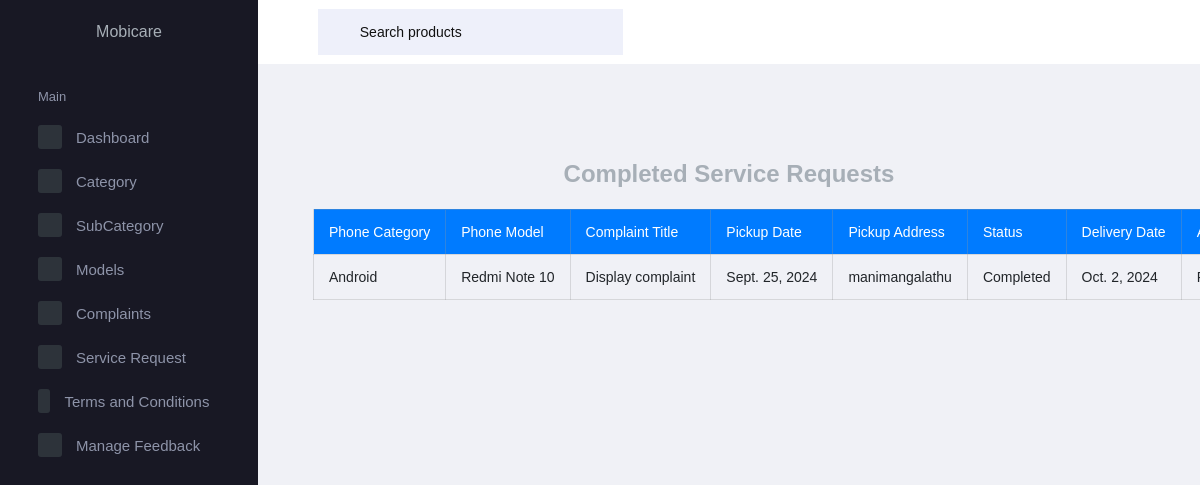
The page /completed_requests/ on the database its author committed.
### myapp/models.py (models this page shows, shortened)
class ServiceRequest(models.Model):
    STATUS_CHOICES = (
        ('pending', 'Pending'),
        ('approved', 'Approved'),
        ('on_working', 'On Working'),
        ('completed', 'Completed'),
    )
    phone_category = models.ForeignKey(PhoneCategory, on_delete=models.CASCADE)
    phone_subcategory = models.ForeignKey(PhoneSubCategory, on_delete=models.CASCADE)
    phone_model = models.ForeignKey(PhoneModel, on_delete=models.CASCADE)
    phone_complaint = models.ForeignKey(Complaint, on_delete=models.CASCADE)
    expected_rate = models.DecimalField(max_digits=10, decimal_places=2, null=True, blank=True)
    pickup_date = models.DateField()
    phone_number = models.CharField(max_length=15)
    issue_description = models.TextField()
    pickup_address = models.TextField()
    terms_accepted = models.BooleanField(default=False)
    status = models.CharField(max_length=50, choices=STATUS_CHOICES, default='pending')
    amount = models.DecimalField(max_digits=10, decimal_places=2, default=0.00)
    delivery_date = models.DateField(null=True, blank=True)

class PhoneCategory(models.Model):
    name = models.CharField(max_length=100)
    image = models.ImageField(upload_to='phone_categories/')
    status = models.CharField(max_length=10, choices=STATUS_CHOICES, default='active')

class PhoneModel(models.Model):
    subcategory = models.ForeignKey(PhoneSubCategory, on_delete=models.CASCADE)
    model_name = models.CharField(max_length=100)
    status = models.CharField(max_length=10, choices=STATUS_CHOICES, default='active')

class Complaint(models.Model):
    phone_model = models.ForeignKey(PhoneModel, on_delete=models.CASCADE)
    complaint_title = models.CharField(max_length=100)
    description = models.TextField()
    status = models.CharField(max_length=10, choices=STATUS_CHOICES, default='active')
    expected_rate = models.DecimalField(max_digits=10, decimal_places=2, default=0.00)

### myapp/views.py (the view)
# urls.py: path('completed_requests/', completed_service_requests, name='completed_requests'),
def completed_service_requests(request):
    completed_requests = ServiceRequest.objects.filter(status='completed')
    context = {
        'completed_requests': completed_requests
    }
    return render(request, 'completed_service.html', context)

### myapp/templates/completed_service.html (shortened to what this page needs)
    {% load static %}
    <!DOCTYPE html>
    <html lang="en">
    <head>
        <link rel="stylesheet" href="https://maxcdn.bootstrapcdn.com/bootstrap/4.5.2/css/bootstrap.min.css">
        <link rel="stylesheet" href="{% static 'asset/vendors/mdi/css/materialdesignicons.min.css' %}">
        <link rel="stylesheet" href="{% static 'asset/vendors/flag-icon-css/css/flag-icon.min.cssasset/css/style.css' %}">
        <link rel="stylesheet" href="{% static 'asset/vendors/css/vendor.bundle.base.css' %}">
        <link rel="stylesheet" href="{% static 'asset/vendors/font-awesome/css/font-awesome.min.css' %}" />
        <link rel="stylesheet" href="{% static 'asset/vendors/bootstrap-datepicker/bootstrap-datepicker.min.css' %}">
        <link rel="stylesheet" href="https://cdnjs.cloudflare.com/ajax/libs/font-awesome/5.15.4/css/all.min.css">
        <link rel="stylesheet" href="https://cdnjs.cloudflare.com/ajax/libs/font-awesome/5.15.4/css/all.min.css">
        <link rel="stylesheet" href="{% static 'asset/css/style.css' %}">
    </head>
    <body>
        <div class="container-scroller">
            <nav class="navbar default-layout-navbar col-lg-12 col-12 p-0 fixed-top d-flex flex-row">
              <div class="text-center navbar-brand-wrapper d-flex align-items-center justify-content-center">
                <span class="logo-text">Mobicare</span>
              </div>
              <div class="navbar-menu-wrapper d-flex align-items-stretch">
                <button class="navbar-toggler navbar-toggler align-self-center" type="button" data-toggle="minimize">
                  <span class="mdi mdi-menu"></span>
                </button>
                <div class="search-field d-none d-xl-block">
                  <form class="d-flex align-items-center h-100" action="#">
                    <div class="input-group">
                      <div class="input-group-prepend bg-transparent">
                        <i class="input-group-text border-0 mdi mdi-magnify"></i>
                      </div>
                      <input type="text" class="form-control bg-transparent border-0" placeholder="Search products">
                    </div>
                  </form>
                </div>
                <ul class="navbar-nav navbar-nav-right">
                  <li class="nav-item nav-profile dropdown">
                    <a class="nav-link dropdown-toggle" id="profileDropdown" href="#" data-toggle="dropdown" aria-expanded="false">
                    </a>
                  </li>
                </ul>
              </div>
            </nav>
            <div class="container-fluid page-body-wrapper">
              <nav class="sidebar sidebar-offcanvas" id="sidebar">
                <ul class="nav">
                  <li class="nav-item nav-category">Main</li>
                  <li class="nav-item">
                    <a class="nav-link" href="#">
                      <span class="icon-bg"><i class="mdi mdi-cube menu-icon"></i></span>
                      <span class="menu-title">Dashboard</span>
                    </a>
                  </li>
                  <li class="nav-item">
                    <a class="nav-link" data-toggle="collapse" href="#ui-basic" aria-expanded="false" aria-controls="ui-basic">
                      <span class="icon-bg"><i class="mdi mdi-crosshairs-gps menu-icon"></i></span>
                      <span class="menu-title">Category</span>
                      <i class="menu-arrow"></i>
                    </a>
                  </li>
                  <li class="nav-item">
                    <a class="nav-link" data-toggle="collapse" href="#ui-basics" aria-expanded="false" aria-controls="ui-basic">
                      <span class="icon-bg"><i class="mdi mdi-crosshairs-gps menu-icon"></i></span>
                      <span class="menu-title">SubCategory</span>
                      <i class="menu-arrow"></i>
                    </a>
                  </li>
                  <li class="nav-item">
                    <a class="nav-link" data-toggle="collapse" href="#ui-basi" aria-expanded="false" aria-controls="ui-basic">
                      <span class="icon-bg"><i class="mdi mdi-crosshairs-gps menu-icon"></i></span>
                      <span class="menu-title">Models</span>
                      <i class="menu-arrow"></i>
                    </a>
                  </li>
                  <li class="nav-item">
                    <a class="nav-link" data-toggle="collapse" href="#ui-bas" aria-expanded="false" aria-controls="ui-basic">
                      <span class="icon-bg"><i class="mdi mdi-crosshairs-gps menu-icon"></i></span>
                      <span class="menu-title">Complaints</span>
                      <i class="menu-arrow"></i>
                    </a>
                  </li>
                  <li class="nav-item">
                    <a class="nav-link" data-toggle="collapse" href="#ui-bass" aria-expanded="false" aria-controls="ui-basic">
                      <span class="icon-bg"><i class="mdi mdi-crosshairs-gps menu-icon"></i></span>
                      <span class="menu-title">Service Request</span>
                      <i class="menu-arrow"></i>
                    </a>
                  </li>
                  <li class="nav-item">
                    <a class="nav-link" data-toggle="collapse" href="#ui-b" aria-expanded="false" aria-controls="ui-basic">
                      <span class="icon-bg"><i class="mdi mdi-crosshairs-gps menu-icon"></i></span>
                      <span class="menu-title">Terms and Conditions</span>
                      <i class="menu-arrow"></i>
                    </a>
                  </li>
                  <li class="nav-item">
                    <a class="nav-link" data-toggle="collapse" href="#ui-bii" aria-expanded="false" aria-controls="ui-basic">
                      <span class="icon-bg"><i class="mdi mdi-crosshairs-gps menu-icon"></i></span>
                      <span class="menu-title">Manage Feedback</span>
                      <i class="menu-arrow"></i>
                    </a>
                  </li>
                </ul>
              </nav>
              <div class="main-panel">
                <div class="content-wrapper">
                  <div class="container">
                    <h2 class="text-center">Completed Service Requests</h2>
                    <table class="table table-striped table-bordered">
                        <thead>
                            <tr>
                                <th>Phone Category</th>
                                <th>Phone Model</th>
                                <th>Complaint Title</th>
                                <th>Pickup Date</th>
                                <th>Pickup Address</th>
                                <th>Status</th>
                                <th>Delivery Date</th>
                                <th>Amount</th>
                            </tr>
                        </thead>
                        <tbody>
                            {% for request in completed_requests %}
                                <tr>
                                    <td>{{ request.phone_category.name }}</td>
                                    <td>{{ request.phone_model.model_name }}</td>
                                    <td>{{ request.phone_complaint.complaint_title }}</td>
                                    <td>{{ request.pickup_date }}</td>
                                    <td>{{ request.pickup_address }}</td>
                                    <td>{{ request.get_status_display }}</td>
                                    <td>{{ request.delivery_date }}</td>
                                    <td>Rs {{ request.amount }}</td>
                                </tr>
                            {% empty %}
                                <tr>
                                    <td colspan="9" class="text-center">No completed service requests available.</td>
                                </tr>
                            {% endfor %}
                        </tbody>
                    </table>
                </div>
</body>
</html>

### myapp/templates/completed_service.html (style rules this page uses)
body { background-color: #f8f9fa; }
.table { margin-top: 20px; }
th { background-color: #007bff; color: white; }
.container { margin-top: 50px; margin-bottom: 50px; }

### rows shown on the page
ServiceRequest: phone_category.name "Android", phone_model.model_name "Redmi Note 10", phone_complaint.complaint_title "Display complaint", pickup_date "Sept. 25, 2024", pickup_address "manimangalathu", status "Completed", delivery_date "Oct. 2, 2024"
